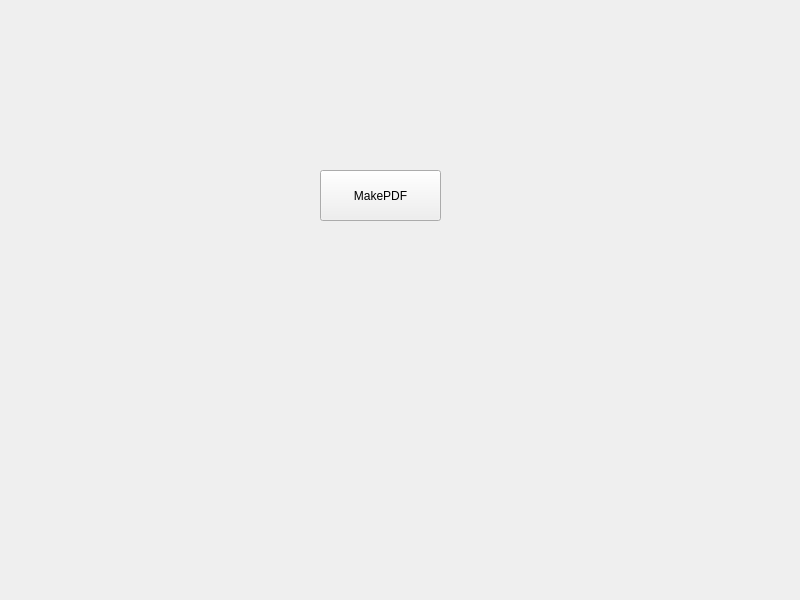
<?xml version="1.0" encoding="UTF-8"?>
<ui version="4.0">
 <class>Widget</class>
 <widget class="QWidget" name="Widget">
  <property name="geometry">
   <rect>
    <x>0</x>
    <y>0</y>
    <width>800</width>
    <height>600</height>
   </rect>
  </property>
  <property name="windowTitle">
   <string>Widget</string>
  </property>
  <widget class="QPushButton" name="pushButton">
   <property name="geometry">
    <rect>
     <x>320</x>
     <y>170</y>
     <width>121</width>
     <height>51</height>
    </rect>
   </property>
   <property name="text">
    <string>MakePDF</string>
   </property>
  </widget>
 </widget>
 <resources/>
 <connections/>
</ui>
